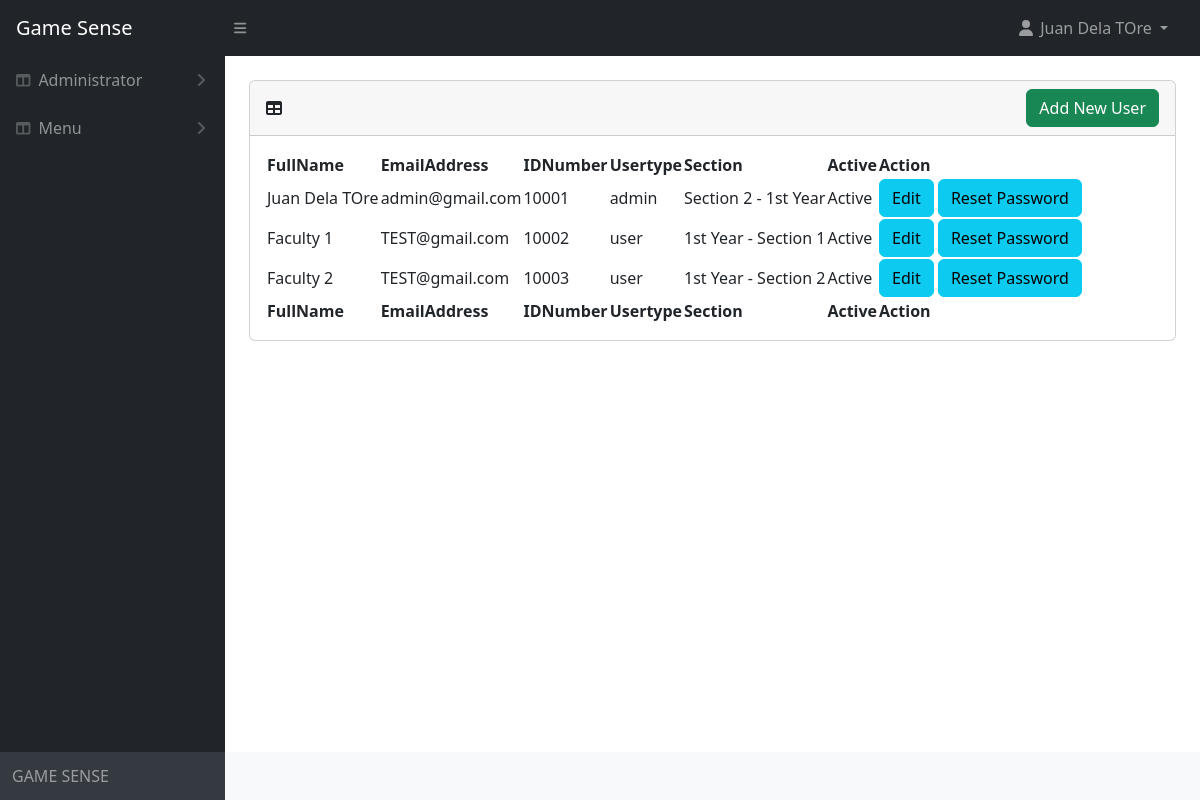
The page /AdminAddUser.php (signed in) on the database its author committed.
### tables this page shows
CREATE TABLE `tblusers` (
  `UserId` int(11) NOT NULL,
  `FullName` varchar(256) DEFAULT NULL,
  `IDNumber` varchar(256) DEFAULT NULL,
  `EmailAddress` varchar(256) DEFAULT NULL,
  `Password` varchar(256) DEFAULT NULL,
  `Usertype` varchar(256) DEFAULT NULL,
  `Active` tinyint(1) DEFAULT NULL,
  `SectionUID` varchar(256) DEFAULT NULL,
  `Section` varchar(256) NOT NULL
);

### AdminAddUser.php (the view, shortened to what this page needs)
<?php include 'layout/header.php'; ?>
<?php include 'layout/sidebar.php'; ?>
<?php
$db = getDB();
?>
<div class="card mb-4">
    <div class="card-header d-flex justify-content-between align-items-center">
        <span><i class="fas fa-table me-1" ></i></span>
        <a href="AdminSaveEditUser.php" class="btn btn-success">Add New User</a>
    </div>
    <div class="card-body">
        <table id="datatablesSimple" >
            <thead>
                <tr>
                    <th>FullName</th>
                    <th>EmailAddress</th>
                    <th>IDNumber</th>
                    <th>Usertype</th>
                    <th>Section</th>
                    <th>Active</th>
                    <th>Action</th>
                </tr>
            </thead>
            <tfoot>
                <tr>
                 <th>FullName</th>
                 <th>EmailAddress</th>
                    <th>IDNumber</th>
                    <th>Usertype</th>
                    <th>Section</th>
                    <th>Active</th>
                    <th>Action</th>
                </tr>
            </tfoot>
            <tbody>
            <?php
                if ($db) {
                    $query = "SELECT UserId,FullName, IDNumber, EmailAddress,Password, Usertype, Active,Section FROM tblusers";
                    $stmt = $db->prepare($query);
                    $stmt->execute();
                    $results = $stmt->fetchAll(PDO::FETCH_ASSOC);
                    foreach ($results as $row) {
                        echo "<tr>";
                        echo "<td>" . htmlspecialchars($row['FullName']) . "</td>";
                        echo "<td>" . htmlspecialchars($row['EmailAddress']) . "</td>";
                        echo "<td>" . htmlspecialchars($row['IDNumber']) . "</td>";
                        echo "<td>" . htmlspecialchars($row['Usertype']) . "</td>";
                        echo "<td>" . htmlspecialchars($row['Section']) . "</td>";
                        echo "<td>" . ($row['Active'] == 1 ? 'Active' : 'Not Active') . "</td>";
                        echo "<td>
                        <a href='AdminSaveEditUser.php?id=" . urlencode($row['UserId']) . "' class='btn btn-info'>Edit</a>
                        <a href='FuncResetPassword.php?id=" . urlencode($row['UserId']) . "' class='btn btn-info'>Reset Password</a>
                      </td>";
                        echo "</tr>";
                    }
                }
                ?>
            </tbody>
        </table>
    </div>
</div>
<?php include 'layout/footer.php'; ?>

### layout/header.php (shortened to what this page needs)
<!DOCTYPE html>
<html lang="en">
    <head>
        <link href="https://cdn.jsdelivr.net/npm/simple-datatables@7.1.2/dist/style.min.css" rel="stylesheet" />
        <link href="css/styles.css" rel="stylesheet" />
    </head>
    <body class="sb-nav-fixed">
    <nav class="sb-topnav navbar navbar-expand navbar-dark bg-dark">
        <a class="navbar-brand ps-3">Game Sense</a>
        <button class="btn btn-link btn-sm order-1 order-lg-0 me-4 me-lg-0" id="sidebarToggle" href="#!"><i class="fas fa-bars"></i></button>
        <ul class="navbar-nav ms-auto ms-md-0 me-3 me-lg-4">
            <li class="nav-item dropdown">
                <a class="nav-link dropdown-toggle" id="navbarDropdown" href="#" role="button" data-bs-toggle="dropdown" aria-expanded="false">
                    <i class="fas fa-user fa-fw"></i> <?php echo $_SESSION['FullName']; ?>
                </a>
            </li>
        </ul>
    </nav>
</body>

### layout/sidebar.php (shortened to what this page needs)
<?php
$userRole = $_SESSION['UserType'];
function isAdmin($role) {
    return $role === 'admin';
}
?>
<div id="layoutSidenav">
            <div id="layoutSidenav_nav">
                <nav class="sb-sidenav accordion sb-sidenav-dark" id="sidenavAccordion">
                    <div class="sb-sidenav-menu">
                        <div class="nav">
                        <?php if (isAdmin($userRole)): ?>
                            <a class="nav-link collapsed" href="#" data-bs-toggle="collapse" data-bs-target="#collapseLayouts" aria-expanded="false" aria-controls="collapseLayouts">
                                <div class="sb-nav-link-icon"><i class="fas fa-columns"></i></div>
                                Administrator
                                <div class="sb-sidenav-collapse-arrow"><i class="fas fa-angle-down"></i></div>
                            </a>
                            <?php endif; ?>
                            </div>
                            <div class="nav">
                            <a class="nav-link collapsed" href="#" data-bs-toggle="collapse" data-bs-target="#UserMenu" aria-expanded="false" aria-controls="collapseLayouts">
                                <div class="sb-nav-link-icon"><i class="fas fa-columns"></i></div>
                                Menu
                                <div class="sb-sidenav-collapse-arrow"><i class="fas fa-angle-down"></i></div>
                            </a>
                            </div>
                    </div>
                    <div class="sb-sidenav-footer">
                       GAME SENSE
                    </div>
                </nav>
            </div>
            <div id="layoutSidenav_content">
            <div class="container-fluid px-4">

### layout/footer.php (shortened to what this page needs)
</div>
<footer class="py-4 bg-light mt-auto">
                </footer>
            </div>
</div>
    </body>
</html>

### rows shown on the page
tblusers: FullName "Juan Dela TOre", EmailAddress "admin@gmail.com", IDNumber "10001", Usertype "admin", Section "Section 2 - 1st Year", Active "Active"
tblusers: FullName "Faculty 1", EmailAddress "TEST@gmail.com", IDNumber "10002", Usertype "user", Section "1st Year - Section 1", Active "Active"
tblusers: FullName "Faculty 2", EmailAddress "TEST@gmail.com", IDNumber "10003", Usertype "user", Section "1st Year - Section 2", Active "Active"

### other values the page prints
$_SESSION['FullName'] "Juan Dela TOre"
